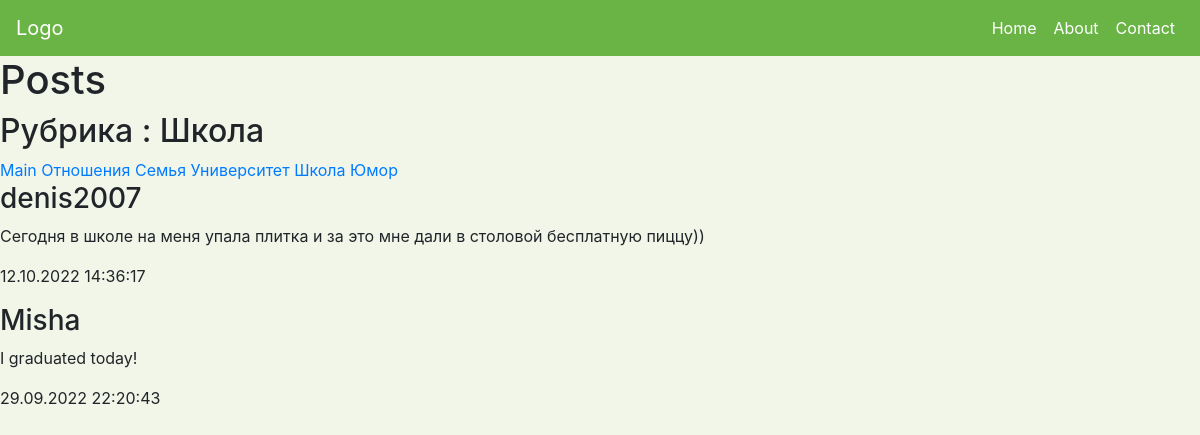
Page /blog_post/3/ on the committed database.
### blog_post/models.py (models this page shows, shortened)
class Rubric(models.Model):
    name = models.CharField(max_length=20, db_index=True,
    verbose_name='Название')
    class Meta:
        verbose_name_plural = 'Рубрики'
        verbose_name = 'Рубрика'
        ordering = ['name']

class Post(models.Model):
    nickname = models.CharField(max_length=16, verbose_name='Ник')
    content = models.TextField(null=False, blank=False, verbose_name="Новость")
    published = models.DateTimeField(auto_now_add=True, db_index=True,
    verbose_name="Опубликовано")
    rubric = models.ForeignKey('Rubric', null=True, on_delete=models.PROTECT,
    verbose_name='Рубрика')
    class Meta:
        verbose_name_plural = "Посты"
        verbose_name = "Пост"
        ordering = ['-published']

### blog_post/views.py (the view)
# urls.py: path('<int:rubric_id>/', by_rubric, name='by_rubric'),
def by_rubric(request, rubric_id):
    posts = Post.objects.filter(rubric=rubric_id)
    rubrics = Rubric.objects.all()
    current_rubric = Rubric.objects.get(pk=rubric_id)
    context = {'posts': posts, 'rubrics':rubrics,
                'current_rubric': current_rubric}
    return render(request, 'by_rubric.html', context)

### blog_post/templates/by_rubric.html (shortened to what this page needs)
<html lang="en">
<head>
    <link rel="stylesheet" href="https://cdn.jsdelivr.net/npm/bootstrap@4.5.3/dist/css/bootstrap.min.css">
    <link rel="stylesheet" type="text/css" href="/home/pashtet/VSProjects/blog_project/blog_post/templates/main.css">
</head>
<body>
    <nav class="navbar navbar-expand-md">
        <a class="navbar-brand" href="#">Logo</a>
        <div class="collapse navbar-collapse" id="main-navigation">
            <ul class="navbar-nav">
                <li class="nav-item">
                    <a class="nav-link" href="#">Home</a>
                </li>
                <li class="nav-item">
                    <a class="nav-link" href="#">About</a>
                </li>
                <li class="nav-item">
                    <a class="nav-link" href="#">Contact</a>
                </li>
            </ul>
        </div>
    </nav>
    <h1>Posts</h1>
    <h2>Рубрика : {{ current_rubric.name }}</h2>
    <div>
        <a href="/blog_post/">Main</a>
        {% for rubric in rubrics %}
        <a href="/blog_post/{{ rubric.pk }}/">{{ rubric.name }}</a>
        {% endfor %}
    </div>
    {% for p in posts %}
    <div>
        <h3>{{ p.nickname }}</h3>
        <p>{{ p.content }}</p>
        <p>{{ p.published|date:"d.m.Y H:i:s" }}</p>
    </div>
    {% endfor %}
</body>
</html>

### blog_post/templates/main.css (style rules this page uses)
body { padding: 0; margin: 0; background: #f2f6e9; }
.navbar { background:#6ab446; }
.nav-link, .navbar-brand { color: #fff; cursor: pointer; }
.nav-link { margin-right: 1; }
.navbar-collapse { justify-content: flex-end; }

### rows in the picture
Rubric: name "Школа"
Rubric: name "Отношения"
Rubric: name "Семья"
Rubric: name "Университет"
Rubric: name "Юмор"
Post: nickname "denis2007", content "Сегодня в школе на меня упала плитка и за это мне дали в столовой бесплатную пиццу))", published "12.10.2022 14:36:17"
Post: nickname "Misha", content "I graduated today!", published "29.09.2022 22:20:43"
